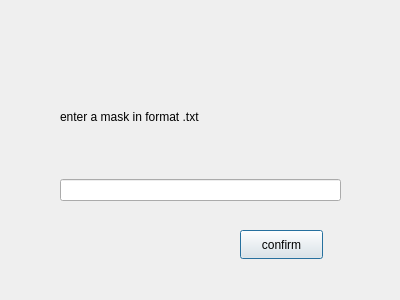
<?xml version="1.0" encoding="UTF-8"?>
<ui version="4.0">
 <class>Dialog</class>
 <widget class="QDialog" name="Dialog">
  <property name="geometry">
   <rect>
    <x>0</x>
    <y>0</y>
    <width>400</width>
    <height>300</height>
   </rect>
  </property>
  <property name="windowTitle">
   <string>Dialog</string>
  </property>
  <widget class="QPushButton" name="pushButton">
   <property name="geometry">
    <rect>
     <x>240</x>
     <y>230</y>
     <width>83</width>
     <height>29</height>
    </rect>
   </property>
   <property name="text">
    <string>confirm</string>
   </property>
  </widget>
  <widget class="QWidget" name="">
   <property name="geometry">
    <rect>
     <x>60</x>
     <y>60</y>
     <width>281</width>
     <height>141</height>
    </rect>
   </property>
   <layout class="QVBoxLayout" name="verticalLayout">
    <item>
     <widget class="QLabel" name="label">
      <property name="text">
       <string>enter a mask in format .txt</string>
      </property>
     </widget>
    </item>
    <item>
     <widget class="QLineEdit" name="lineEdit"/>
    </item>
   </layout>
  </widget>
 </widget>
 <resources/>
 <connections/>
</ui>
